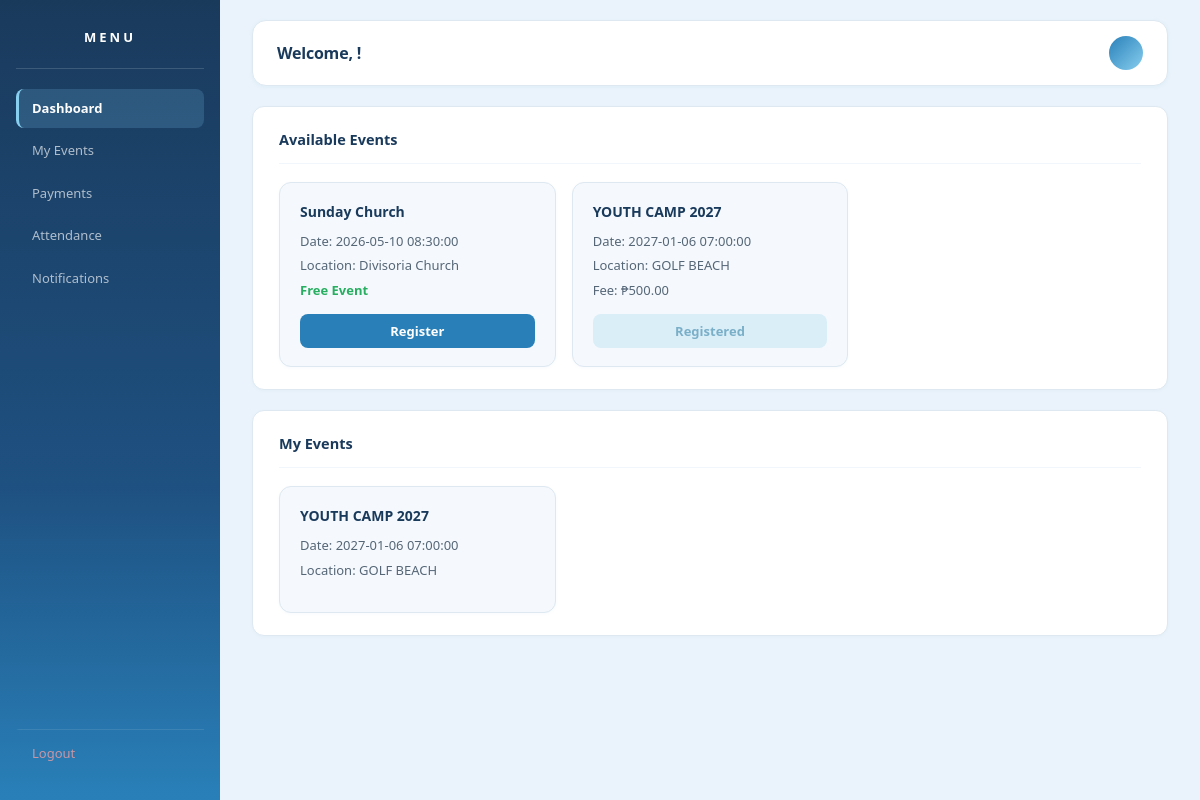
The app's page /user_dashboard.php (signed in), older data.
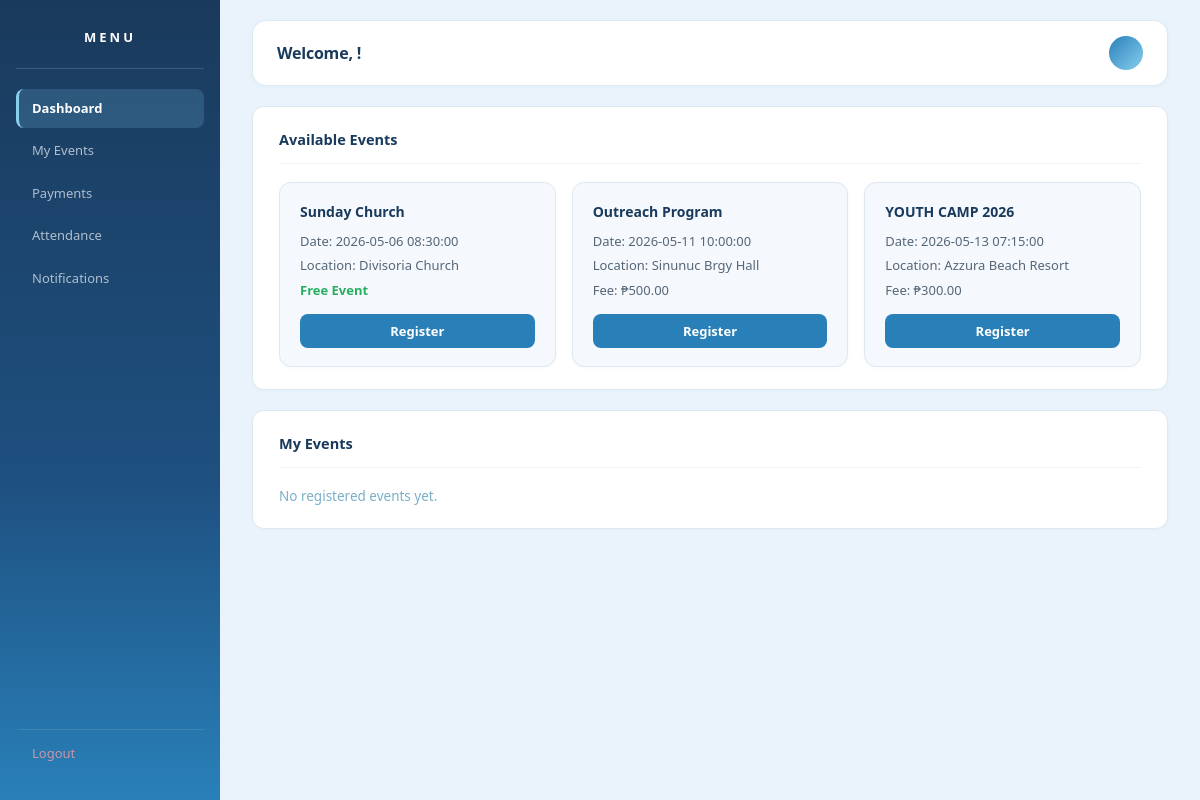
The same page, newer data.
### tables this page shows
CREATE TABLE `events` (
  `id` int(11) NOT NULL,
  `event_name` varchar(150) NOT NULL,
  `description` text DEFAULT NULL,
  `event_date` datetime NOT NULL,
  `event_end_date` datetime DEFAULT NULL,
  `location` varchar(150) DEFAULT NULL,
  `fee` decimal(10,2) DEFAULT 0.00,
  `is_free` tinyint(1) NOT NULL DEFAULT 0,
  `created_at` timestamp NOT NULL DEFAULT current_timestamp()
);

### user_dashboard.php (the view, shortened to what this page needs)
<?php
require_once __DIR__ . '/database.php';
$user_name = $_SESSION['user_name'] ?? 'User';
$first_name = explode(' ', trim($user_name))[0];
$initials = strtoupper(substr($first_name, 0, 1));
$user_id = $_SESSION['user_id'];
$events = $conn->query("SELECT * FROM events ORDER BY event_date ASC");
$registered_ids = [];
$reg_query = $conn->query("SELECT event_id FROM registrations WHERE user_id = '$user_id'");
while ($row = $reg_query->fetch_assoc()) {
    $registered_ids[] = $row['event_id'];
}
$registered_events = $conn->query("
    SELECT e.* FROM registrations r
    JOIN events e ON r.event_id = e.id
    WHERE r.user_id = '$user_id'
");
?>
<!DOCTYPE html>
<html lang="en">
<head>
<link rel="stylesheet" href="user_dashboard.css">
</head>
<body>
<div class="sidebar">
    <h2>MENU</h2>
    <a href="user_dashboard.php" class="active">Dashboard</a>
    <a href="user_events.php">My Events</a>
    <a href="user_payments.php">Payments</a>
    <a href="user_attendance.php">Attendance</a>
    <a href="user_notifications.php">Notifications</a>
    <a href="logout.php" class="logout">Logout</a>
</div>
<div class="main">
    <div class="header">
        <h1>Welcome, <?php echo htmlspecialchars($first_name); ?>!</h1>
        <div class="header-right">
            <div class="avatar"><?php echo $initials; ?></div>
        </div>
    </div>
    <div class="container">
        <div class="section">
            <h2>Available Events</h2>
            <div class="cards-grid">
            <?php while($event = $events->fetch_assoc()) { ?>
                <div class="card">
                    <h3><?php echo htmlspecialchars($event['event_name']); ?></h3>
                    <p>Date: <?php echo $event['event_date']; ?></p>
                    <p>Location: <?php echo htmlspecialchars($event['location']); ?></p>
                    <p>
                        <?php if (!empty($event['is_free'])): ?>
                            <strong style="color:#27ae60;">Free Event</strong>
                        <?php else: ?>
                            Fee: ₱<?php echo $event['fee']; ?>
                        <?php endif; ?>
                    </p>
                    <?php if (in_array($event['id'], $registered_ids)) { ?>
                        <button class="disabled" disabled>Registered</button>
                    <?php } else { ?>
                        <form method="POST" action="register_event.php">
                            <button type="submit">Register</button>
                        </form>
                    <?php } ?>
                </div>
            <?php } ?>
            </div>
        </div>
        <div class="section">
            <h2>My Events</h2>
            <?php if ($registered_events->num_rows > 0) { ?>
                <div class="cards-grid">
                <?php while($event = $registered_events->fetch_assoc()) { ?>
                    <div class="card">
                        <h3><?php echo htmlspecialchars($event['event_name']); ?></h3>
                        <p>Date: <?php echo $event['event_date']; ?></p>
                        <p>Location: <?php echo htmlspecialchars($event['location']); ?></p>
                    </div>
                <?php } ?>
                </div>
            <?php } else { ?>
                <p>No registered events yet.</p>
            <?php } ?>
        </div>
    </div>
</div>
</body>
</html>

### user_dashboard.css (style rules this page uses)
*, *::before, *::after { margin: 0; padding: 0; box-sizing: border-box; }
body { font-family: 'Segoe UI', system-ui, -apple-system, sans-serif; background: #eaf3fb; display: flex; min-height: 100vh; color: #334455; font-size: 13.5px; line-height: 1.5; }
.sidebar { width: 220px; min-height: 100vh; background: linear-gradient(180deg, #1a3a5c 0%, #1e5080 60%, #2980b9 100%); color: #fff; position: fixed; top: 0; left: 0; padding: 28px 16px 24px; display: flex; flex-direction: column; z-index: 100; }
.sidebar h2 { text-align: center; font-size: 13px; font-weight: 800; letter-spacing: 3px; text-transform: uppercase; padding-bottom: 20px; border-bottom: 1px solid rgba(255,255,255,0.15); margin-bottom: 20px; color: #fff; }
.sidebar a { display: flex; align-items: center; gap: 8px; color: rgba(255,255,255,0.65); padding: 10px 13px; text-decoration: none; margin-bottom: 3px; border-radius: 8px; font-size: 13px; font-weight: 500; border-left: 3px solid transparent; transition: all 0.18s ease; }
.sidebar a.active { background: rgba(135,206,250,0.18); border-left: 3px solid #87ceef; color: #fff; font-weight: 600; }
.sidebar a.logout { margin-top: auto; padding-top: 14px; color: rgba(255,160,160,0.75); border-top: 1px solid rgba(255,255,255,0.1); border-radius: 0; border-left: 3px solid transparent; }
.main { margin-left: 220px; width: calc(100% - 220px); min-height: 100vh; display: flex; flex-direction: column; background: #eaf3fb; }
.container { padding: 20px 32px 40px; flex: 1; max-width: 100%; }
.header { background: #fff; padding: 15px 24px; display: flex; justify-content: space-between; align-items: center; border: 1px solid #dde8f0; border-radius: 14px; margin: 20px 32px 0 32px; box-shadow: 0 1px 4px rgba(41,128,185,0.06); }
.header h1 { font-size: 16px; font-weight: 700; color: #1a3a5c; letter-spacing: -0.2px; }
.header-right { display: flex; align-items: center; gap: 12px; }
.avatar { width: 34px; height: 34px; border-radius: 50%; background: linear-gradient(135deg, #2980b9, #87ceef); display: flex; align-items: center; justify-content: center; font-size: 13px; font-weight: 700; color: #fff; flex-shrink: 0; }
.section { background: #fff; padding: 22px 26px; border-radius: 12px; margin-bottom: 20px; border: 1px solid #dde8f0; box-shadow: 0 1px 3px rgba(41,128,185,0.04); }
.section h2 { font-size: 14.5px; font-weight: 700; color: #1a3a5c; margin-bottom: 18px; padding-bottom: 12px; border-bottom: 1px solid #f0f6fb; display: flex; align-items: center; gap: 8px; }
.section > p { font-size: 13.5px; color: #7aafc8; }
.cards-grid { display: grid; grid-template-columns: repeat(auto-fill, minmax(230px, 1fr)); gap: 16px; }
.card { background: #f5f9fd; border: 1px solid #dde8f0; border-radius: 12px; padding: 18px 20px; transition: transform 0.2s, box-shadow 0.2s; box-shadow: 0 1px 3px rgba(41,128,185,0.04); }
.card h3 { font-size: 14px; font-weight: 700; color: #1a3a5c; margin-bottom: 10px; }
.card p { font-size: 13px; color: #556677; margin-bottom: 5px; }
.card p:last-of-type { margin-bottom: 14px; }
button, .btn { padding: 8px 16px; border: none; background: #2980b9; color: #fff; border-radius: 8px; font-size: 13px; font-weight: 600; cursor: pointer; transition: background 0.18s, transform 0.1s; font-family: inherit; text-decoration: none; display: inline-block; line-height: 1.4; width: 100%; text-align: center; }
.card form { margin: 0; }
button.disabled, button[disabled] { background: #daeef8; color: #7aafc8; cursor: default; pointer-events: none; }

Row changes from the older to the newer data that the page shows:
removed events: event_name "YOUTH CAMP 2027", event_date "2027-01-06 07:00:00", location "GOLF BEACH", fee "500.00", shows "Registered"
changed events "Sunday Church": event_date "2026-05-10 08:30:00" → "2026-05-06 08:30:00"
added events: event_name "Outreach Program", event_date "2026-05-11 10:00:00", location "Sinunuc Brgy Hall", fee "500.00", shown under "Available Events"
added events: event_name "YOUTH CAMP 2026", event_date "2026-05-13 07:15:00", location "Azzura Beach Resort", fee "300.00", shown under "Available Events"
Text that changed along with them:
text now shown: "No registered events yet."
